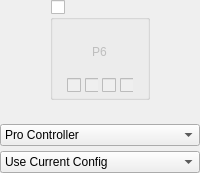
            <widget class="QWidget" name="widgetPlayer6" native="true">
             <layout class="QVBoxLayout" name="verticalLayout_24">
              <property name="spacing">
               <number>5</number>
              </property>
              <property name="leftMargin">
               <number>0</number>
              </property>
              <property name="topMargin">
               <number>0</number>
              </property>
              <property name="rightMargin">
               <number>0</number>
              </property>
              <property name="bottomMargin">
               <number>0</number>
              </property>
              <item alignment="Qt::AlignHCenter">
               <widget class="QGroupBox" name="groupPlayer6Connected">
                <property name="minimumSize">
                 <size>
                  <width>100</width>
                  <height>100</height>
                 </size>
                </property>
                <property name="maximumSize">
                 <size>
                  <width>100</width>
                  <height>100</height>
                 </size>
                </property>
                <property name="title">
                 <string/>
                </property>
                <property name="checkable">
                 <bool>true</bool>
                </property>
                <property name="checked">
                 <bool>false</bool>
                </property>
                <layout class="QVBoxLayout" name="verticalLayout_9" stretch="1,0">
                 <property name="spacing">
                  <number>7</number>
                 </property>
                 <property name="leftMargin">
                  <number>14</number>
                 </property>
                 <property name="topMargin">
                  <number>7</number>
                 </property>
                 <property name="rightMargin">
                  <number>14</number>
                 </property>
                 <property name="bottomMargin">
                  <number>4</number>
                 </property>
                 <item>
                  <widget class="QWidget" name="controllerPlayer6" native="true">
                   <property name="styleSheet">
                    <string notr="true"/>
                   </property>
                   <layout class="QVBoxLayout" name="verticalLayout_17">
                    <property name="topMargin">
                     <number>16</number>
                    </property>
                    <item alignment="Qt::AlignHCenter|Qt::AlignVCenter">
                     <widget class="QLabel" name="labelPlayer6">
                      <property name="text">
                       <string>P6</string>
                      </property>
                     </widget>
                    </item>
                   </layout>
                  </widget>
                 </item>
                 <item alignment="Qt::AlignHCenter">
                  <widget class="QWidget" name="Player6LEDs" native="true">
                   <property name="enabled">
                    <bool>false</bool>
                   </property>
                   <property name="minimumSize">
                    <size>
                     <width>0</width>
                     <height>10</height>
                    </size>
                   </property>
                   <layout class="QHBoxLayout" name="horizontalLayout_12">
                    <property name="spacing">
                     <number>4</number>
                    </property>
                    <property name="leftMargin">
                     <number>0</number>
                    </property>
                    <property name="topMargin">
                     <number>0</number>
                    </property>
                    <property name="rightMargin">
                     <number>0</number>
                    </property>
                    <property name="bottomMargin">
                     <number>0</number>
                    </property>
                    <item>
                     <widget class="QCheckBox" name="checkboxPlayer6LED1"/>
                    </item>
                    <item>
                     <widget class="QCheckBox" name="checkboxPlayer6LED2"/>
                    </item>
                    <item>
                     <widget class="QCheckBox" name="checkboxPlayer6LED3"/>
                    </item>
                    <item>
                     <widget class="QCheckBox" name="checkboxPlayer6LED4"/>
                    </item>
                   </layout>
                  </widget>
                 </item>
                </layout>
               </widget>
              </item>
              <item>
               <widget class="QWidget" name="Player6Explain" native="true">
                <property name="minimumSize">
                 <size>
                  <width>0</width>
                  <height>10</height>
                 </size>
                </property>
                <property name="maximumSize">
                 <size>
                  <width>150</width>
                  <height>16777215</height>
                 </size>
                </property>
                <layout class="QVBoxLayout" name="verticalLayout_41">
                 <property name="spacing">
                  <number>0</number>
                 </property>
                 <property name="leftMargin">
                  <number>0</number>
                 </property>
                 <property name="topMargin">
                  <number>0</number>
                 </property>
                 <property name="rightMargin">
                  <number>0</number>
                 </property>
                 <property name="bottomMargin">
                  <number>0</number>
                 </property>
                 <item>
                  <widget class="QLabel" name="labelPlayer6Explain">
                   <property name="alignment">
                    <set>Qt::AlignCenter</set>
                   </property>
                  </widget>
                 </item>
                </layout>
               </widget>
              </item>
              <item>
               <widget class="QComboBox" name="comboPlayer6Emulated">
                <item>
                 <property name="text">
                  <string>Pro Controller</string>
                 </property>
                </item>
                <item>
                 <property name="text">
                  <string>Dual Joycons</string>
                 </property>
                </item>
                <item>
                 <property name="text">
                  <string>Left Joycon</string>
                 </property>
                </item>
                <item>
                 <property name="text">
                  <string>Right Joycon</string>
                 </property>
                </item>
               </widget>
              </item>
              <item>
               <widget class="QComboBox" name="comboPlayer6Profile">
                <item>
                 <property name="text">
                  <string>Use Current Config</string>
                 </property>
                </item>
               </widget>
              </item>
             </layout>
            </widget>
